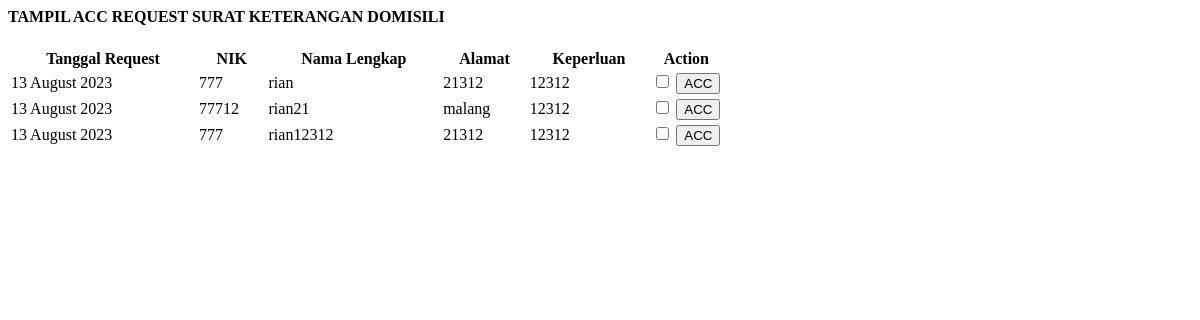
/demo1/acc_skd.php, run on the app's committed database.
### tables this page shows
CREATE TABLE `t_skdu` (
  `id_skdu` int(11) NOT NULL,
  `nama` varchar(225) NOT NULL,
  `tempat` varchar(225) NOT NULL,
  `tgl_lahir` date NOT NULL,
  `jk` varchar(30) NOT NULL,
  `agama` varchar(30) NOT NULL,
  `pekerjaan` varchar(225) NOT NULL,
  `alamat` varchar(225) NOT NULL,
  `kelurahan` varchar(225) NOT NULL,
  `kecamatan` varchar(225) NOT NULL,
  `kota` varchar(225) NOT NULL,
  `nama_usaha` varchar(225) NOT NULL,
  `surat_keterangan` varchar(225) NOT NULL,
  `bidang_surat` varchar(30) NOT NULL,
  `nomer_surat` varchar(30) NOT NULL,
  `keterangan` varchar(225) NOT NULL DEFAULT 'Data sedang diperiksa oleh Staf',
  `acc` date NOT NULL,
  `nik` varchar(16) NOT NULL,
  `tanggal_request` timestamp NOT NULL DEFAULT current_timestamp() ON UPDATE current_timestamp(),
  `nik_user` varchar(16) NOT NULL,
  `request` varchar(225) NOT NULL DEFAULT 'DOMISILI',
  `status` int(11) NOT NULL,
  `keperluan` varchar(255) NOT NULL
);

### demo1/acc_skd.php (the view, shortened to what this page needs)
<?php include '../konek.php'; ?>
<link href="css/sweetalert.css" rel="stylesheet" type="text/css">
<div class="page-inner">
	<div class="row">
		<div class="col-md-12">
			<div class="card">
				<div class="card-header">
					<div class="d-flex align-items-center">
						<h4 class="fw-bold text-uppercase">TAMPIL ACC REQUEST SURAT KETERANGAN DOMISILI</h4>
					</div>
				</div>
				<div class="card-body">
					<form method="POST">
						<div class="table-responsive">
							<table id="add7" class="display table table-striped table-hover">
								<thead>
									<tr>
										<th>Tanggal Request</th>
										<th>NIK</th>
										<th>Nama Lengkap</th>
										<th>Alamat</th>
										<th>Keperluan</th>
										<th style="width: 10%">Action</th>
									</tr>
								</thead>
								<tbody>
									<?php
									$sql = "SELECT * FROM t_skdu  WHERE status=0";
									$query = mysqli_query($konek, $sql);
									while ($data = mysqli_fetch_array($query, MYSQLI_BOTH)) {
										$tgl = $data['tanggal_request'];
										$format = date('d F Y', strtotime($tgl));
										$nik = $data['nik'];
										$nama = $data['nama'];
										$alamat = $data['alamat'];
										$keperluan = $data['surat_keterangan'];
										$id_skdu = $data['id_skdu'];
									?>
										<tr>
											<td><?php echo $format; ?></td>
											<td><?php echo $nik; ?></td>
											<td><?php echo $nama; ?></td>
											<td><?php echo $alamat; ?></td>
											<td><?php echo $keperluan; ?></td>
											<td>
												<input type="checkbox" name="check[$i]" value="<?php echo $id_skdu; ?>">
												<input type="submit" name="acc" class="btn btn-primary btn-sm" value="ACC">
											</td>
										</tr>
									<?php
									}
									?>
								</tbody>
							</table>
						</div>
					</form>
				</div>
			</div>
		</div>
	</div>
</div>

### data on the page
t_skdu: tanggal_request "13 August 2023", nik "777", nama "rian", alamat "21312", surat_keterangan "12312"
t_skdu: tanggal_request "13 August 2023", nik "77712", nama "rian21", alamat "malang", surat_keterangan "12312"
t_skdu: tanggal_request "13 August 2023", nik "777", nama "rian12312", alamat "21312", surat_keterangan "12312"
